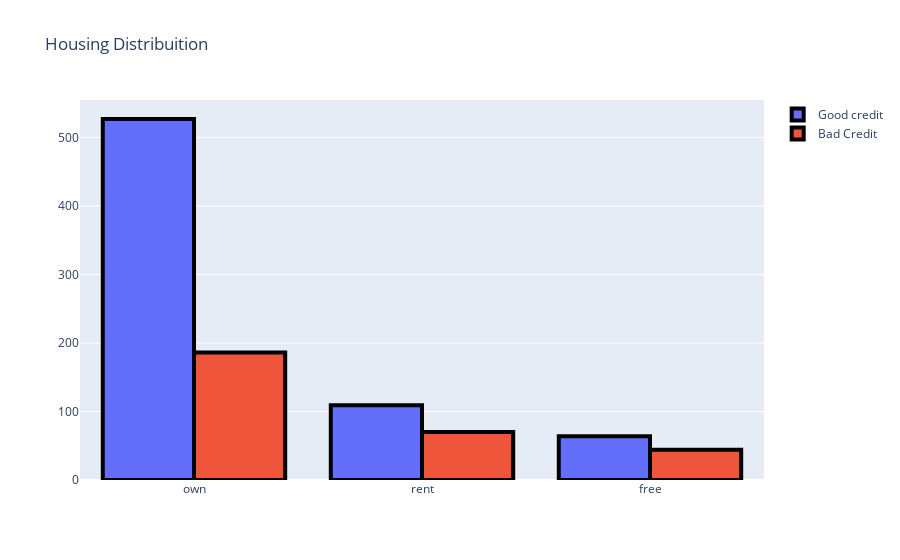

Notebook code for this chart:
### Markdown cell above
Now let's look at the breakdown of Leaseholder and Rent by Risk:

### Code cell
#First plot
trace0 = go.Bar(
    x = df[df["Risk"]== 'good']["Housing"].value_counts().index.values,
    y = df[df["Risk"]== 'good']["Housing"].value_counts().values,
    name='Good credit'
)

#Second plot
trace1 = go.Bar(
    x = df[df["Risk"]== 'bad']["Housing"].value_counts().index.values,
    y = df[df["Risk"]== 'bad']["Housing"].value_counts().values,
    name="Bad Credit"
)

data = [trace0, trace1]

layout = go.Layout(
    title='Housing Distribuition'
)


fig = go.Figure(data=data, layout=layout)
fig.data[0].marker.line.width = 4
fig.data[0].marker.line.color = "black"
fig.data[1].marker.line.width = 4
fig.data[1].marker.line.color = "black"

py.iplot(fig, filename='Housing-Grouped')

### Figure 1 — Plotly figure (JSON) as saved in the notebook; plotly's stock layout.template omitted (floating-point values rounded to 4 significant figures)
{"data": [{"marker": {"line": {"color": "black", "width": 4}}, "name": "Good credit", "type": "bar", "x": ["own", "rent", "free"], "y": [527, 109, 64]}, {"marker": {"line": {"color": "black", "width": 4}}, "name": "Bad Credit", "type": "bar", "x": ["own", "rent", "free"], "y": [186, 70, 44]}], "layout": {"title": {"text": "Housing Distribuition"}}}
